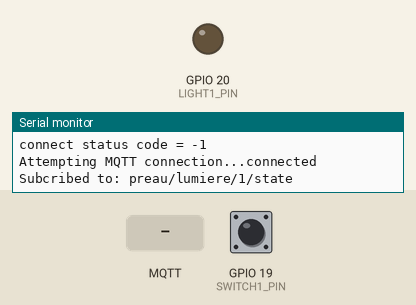
This sketch was run on a simulated ESP32. On the bench: output pins drawn as LEDs (lit = HIGH), the last lines printed to the serial monitor. The test bench sets the inputs (shaded band); at power-on: GPIO 19 (SWITCH1_PIN) HIGH. WiFi joins after 1.5 s; servers stay silent unless stated; no MQTT or app messages arrive unless stated; not simulated (calls return 0 or success): esp32_MQTT_SECRETS.h.

Above: at 4.4 s.
4.5 s: MQTT message "on" arrives on the first subscribed topic
At 5.5 s:
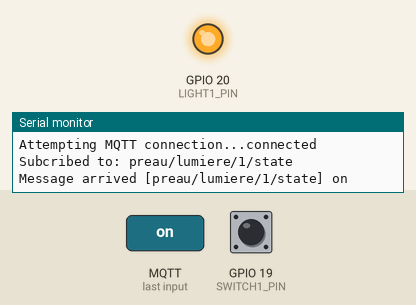
8.5 s: MQTT message "off" arrives on the first subscribed topic
At 9.7 s:
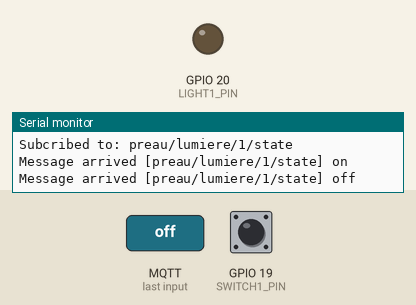
Timing chart, 0 to 11.5 s (numbered marks = the images above; inputs shaded):
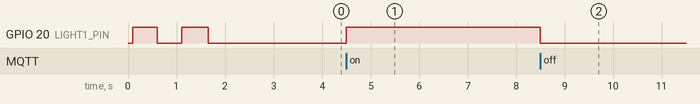

Measured:
- after the input at 4.5 s, GPIO 20 (LIGHT1_PIN): LOW → HIGH at once
- after the input at 8.5 s, GPIO 20 (LIGHT1_PIN): HIGH → LOW at once

The sketch:

esp32_MQTT_interrupteurs.ino
```cpp
/******************************************************************************
  Basé sur
  MQTT_Light_Example.ino
  Example for controlling a light using MQTT
  by: Alex Wende, SparkFun Electronics

  Des boutons d'arcade lumineux permettent de commander les lumières
  à distance :
  Ce croquis connecte l'ESP32 au broker MQTT et envoie une commande quand
  un bouton est pressé. Il souscrit au topic d'état correspondant pour
  être mis à jour des changements d'état venant d'ailleurs, et
  quand il recoit "on" il allume la led du bouton,
  quand il recoit "off" il éteint la led du bouton.
  L'état lumineux des boutons peut varier aussi selon l'état de l'application,
  par exemple la lumière serpentera entre les boutons pendant la connection
  wifi
******************************************************************************/


// *****************************************
// Parametres
// *****************************************
// MQTT Network
IPAddress broker(192, 168, 1, 15); // IP address of your MQTT broker eg. 192.168.1.50
const int port = 1883;
const char *ID = "interrupteurs1";  // Name of our device, must be unique
const char *TOPIC = "preau/lumiere/1";  // Topic to subcribe to
const char *STATE_TOPIC = "preau/lumiere/1/state";  // Topic to publish the light state to

// INTERRUPTEURS et voyants témoins
const byte SWITCH1_PIN = 19;           // Pin to control the light with
const byte LIGHT1_PIN = 20;           // Pin to control the light with
const byte SWITCH_PINS[] = {19};
const byte LIGHT_PINS[] = {20};

#include "esp32_MQTT_SECRETS.h"

// *****************************************

#include <WiFi.h>
//#include <WiFiClientSecure.h> // essai de SSL non concluant, n'arrive pas à se connecter au serveur MQTT (erreur -2)
#include <PubSubClient.h>

// Utilisation de la led RGB de l'esp32 comme témoin lumineux pour du debug
// #define USE_RGB
#ifdef USE_RGB
  #include <Adafruit_NeoPixel.h>
  #define PIN 18 // led RGB
  #define NUMPIXELS 1
  Adafruit_NeoPixel pixels(NUMPIXELS, PIN, NEO_GRB + NEO_KHZ800);
#endif

// WiFi Network Credentials
const char *ssid = SECRET_WIFI_SSID;   // name of your WiFi network
const char *password = SECRET_WIFI_PASSWORD; // password of the WiFi network

// Home Assistant Credentials
const char *HA_USER = SECRET_HA_USER;
const char *HA_PASS = SECRET_HA_PASSWORD;

// Etats possibles de l'appli
enum { CONNECTING_WIFI, CONNECTING_MQTT, INCOMING_MESSAGE, ERROR_PUBLISH };

//WiFiClientSecure wclient;
WiFiClient wclient;
PubSubClient client(wclient); // Setup MQTT client

bool state = 0; // etat reçu par l'inscription au topic STATE
bool blinkstate = false; // pour le clignotement de toutes les led


// *****************************************
// SETUP
// *****************************************
void setup() {
  Serial.begin(115200); // Start serial communication at 115200 baud
  pinMode(SWITCH1_PIN, INPUT_PULLUP); // Configure SWITCH_Pin as an input
  pinMode(LIGHT1_PIN, OUTPUT),
  delay(100);
  setup_wifi(); // Connect to network
  client.setServer(broker, port);
  client.setCallback(callback);// Initialize the callback routine

  #ifdef USE_RGB
    pixels.begin();
    pixels.setPixelColor(0, pixels.Color(20, 0, 0));
    pixels.show();
  #endif
}

// *****************************************
// LOOP
// *****************************************
void loop() {
  if (!client.connected())  // Reconnect if connection is lost
  {
    reconnect();
  }
  client.loop();

  if (state == 1) {
    digitalWrite(LIGHT1_PIN, HIGH);
  } else {
    digitalWrite(LIGHT1_PIN, LOW);
  }

  // if the switch is being pressed
  if (digitalRead(SWITCH1_PIN) == 0)
  {
    //state = !state; //toggle state
    if (state == 0) // OFF -> ON
    {
      client.publish(TOPIC, "on");
      Serial.println((String)TOPIC + " => on");
    }
    else // ON -> OFF
    {
      client.publish(TOPIC, "off");
      Serial.println((String)TOPIC + " => off");
    }

    while (digitalRead(SWITCH1_PIN) == 0) // Wait for switch to be released
    {
      delay(20);
    }
  }
}


// *****************************************
// Handle incomming messages from the broker
// *****************************************
void callback(char* topic, byte* payload, unsigned int length) {
  String response;

  for (int i = 0; i < length; i++) {
    response += (char)payload[i];
  }
  Serial.print("Message arrived [");
  Serial.print(topic);
  Serial.print("] ");
  Serial.println(response);
  if (response == "on") // Turn the light on
  {
    //client.publish(STATE_TOPIC,"on");
    state = 1;
  }
  else if (response == "off") // Turn the light off
  {
    //client.publish(STATE_TOPIC,"off");
    state = 0;
  }
}

// *****************************************
// Connect to WiFi network
// *****************************************
void setup_wifi() {
  Serial.print(ID);
  Serial.print("\n---------");
  Serial.print("\nConnecting to ");
  Serial.println(ssid);

  WiFi.begin(ssid, password); // Connect to network

  while (WiFi.status() != WL_CONNECTED) { // Wait for connection
    Serial.print(".");
    blinkstate = !blinkstate;
    digitalWrite(LIGHT1_PIN, blinkstate ? HIGH : LOW);
    delay(500);
  }

  Serial.println();
  Serial.println("WiFi connected");
  Serial.print("IP address: ");
  Serial.println(WiFi.localIP());

//  wclient.setCACert(ca_cert);
//  wclient.setCertificate (cert);
//  wclient.setPrivateKey(private_key);
//  Serial.println("Starting connection to server...");

}

// *****************************************
// Reconnect to client MQTT
// *****************************************
void reconnect() {
  Serial.print("connect status code = ");
  Serial.println(client.state());
  // Loop until we're reconnected
  while (!client.connected()) {
    Serial.print("Attempting MQTT connection...");
    // Attempt to connect
    if (client.connect(ID, HA_USER, HA_PASS)) {
      client.subscribe(STATE_TOPIC);
      Serial.println("connected");
      Serial.print("Subcribed to: ");
      Serial.println(STATE_TOPIC);
      Serial.println('\n');

    } else {
      Serial.print("failed, status code = ");
      Serial.print(client.state());
      Serial.println(", try again in 5 seconds");
      // Wait 5 seconds before retrying
      blinkstate = !blinkstate;
      for (int i = 0; i < 6; i++)
      {
        digitalWrite(LIGHT1_PIN, (i%2) ? HIGH : LOW); // clignote selon si le compteur est pair/impair
        delay(1000);
      }
    }
  }
}
```
